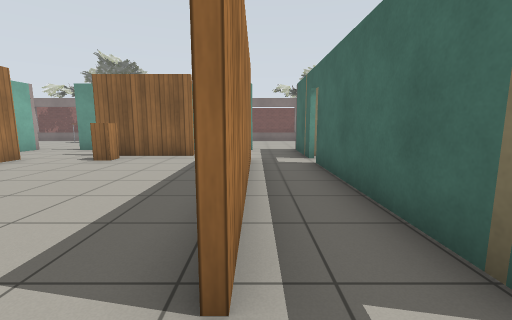
view 1 (above)

24 first-person views from a walk through a Gazebo world. The camera is 1 m above the floor, tilts 8° down and sees 90° across. Floor lines are 1 m apart. The floor is counted in squares, 1 m on a side. Each view is taken from the middle of a square. On the plan, view 1 faces up. The plan holds only what a view shows up to about 11 squares ahead; the rest is blank. Simple patterns stand in for the simulator's built-in surfaces. Some surface patterns are stand-ins.

view 2
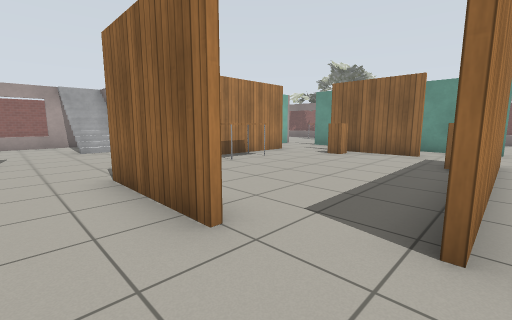

view 3
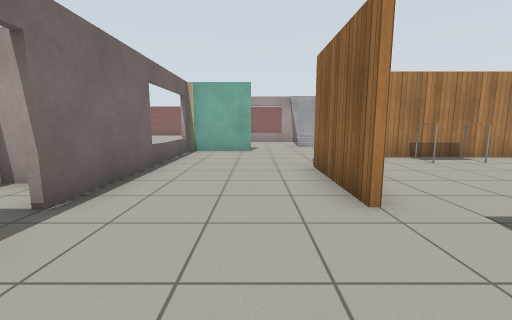

view 4
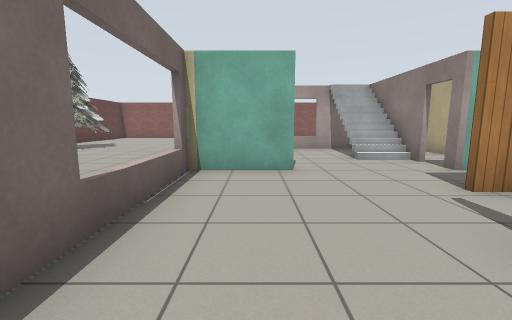

view 5
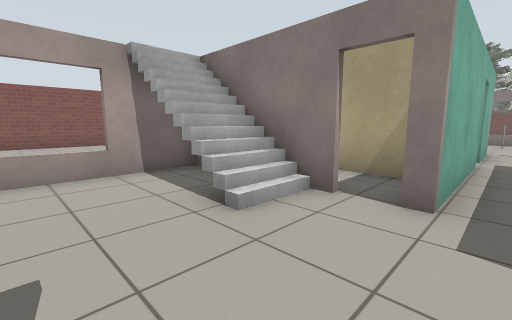

view 6
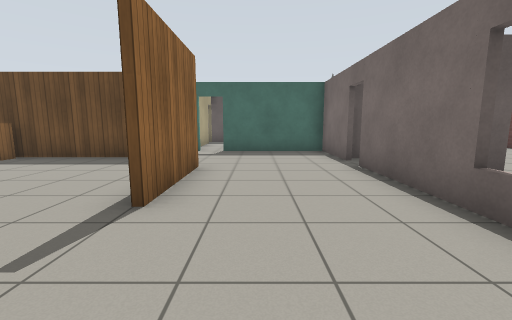

view 7
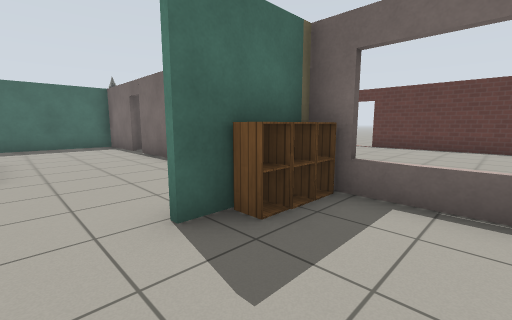

view 8
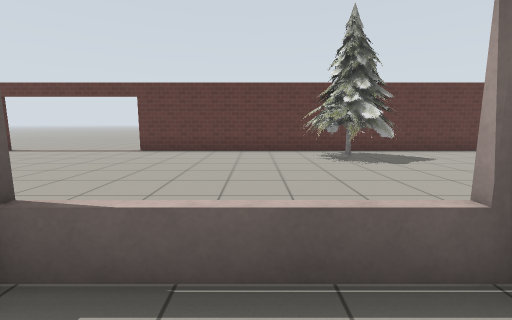

view 9
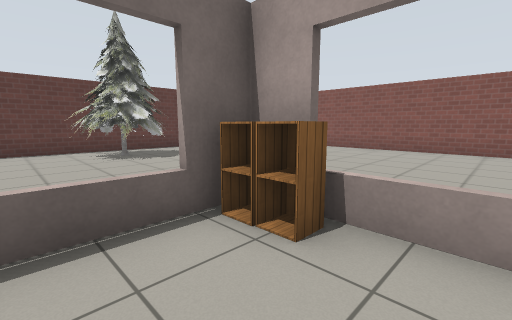

view 10
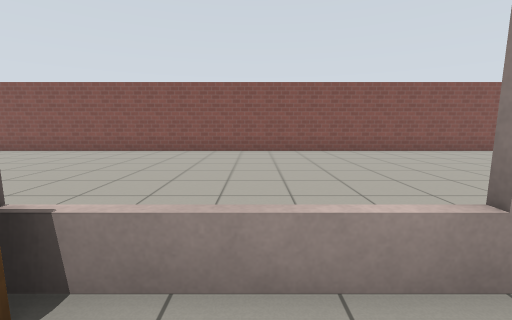

view 11
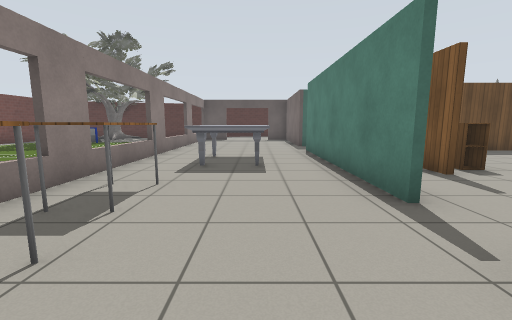

view 12
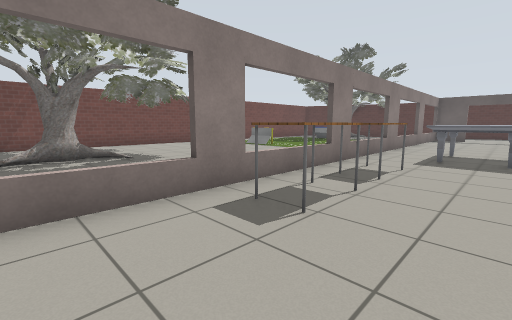

view 13
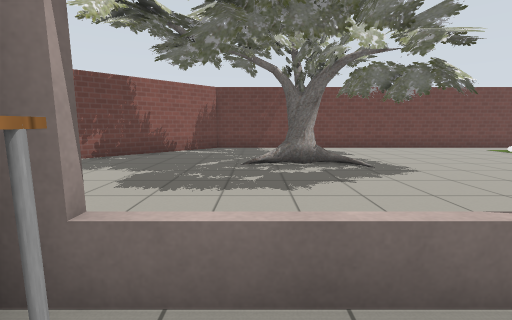

view 14
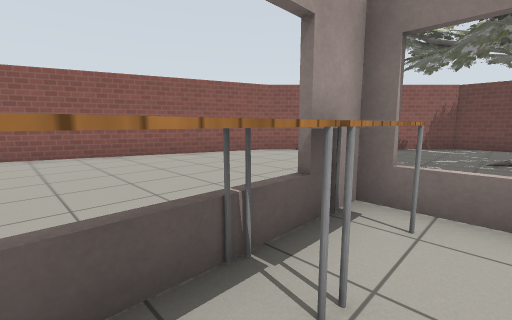

view 15
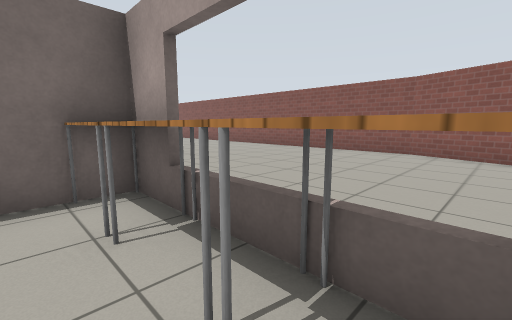

view 16
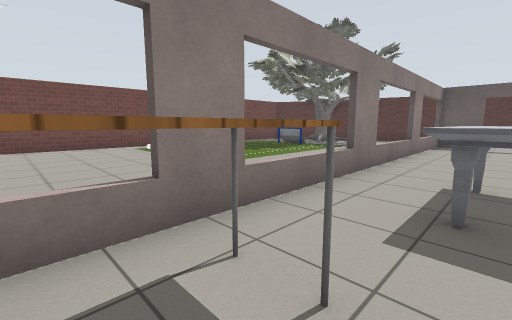

view 17
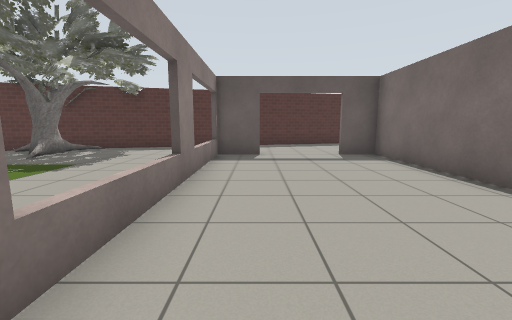

view 18
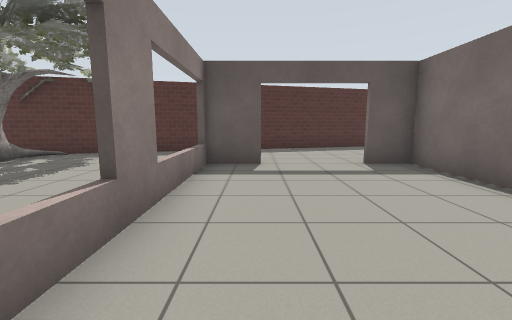

view 19
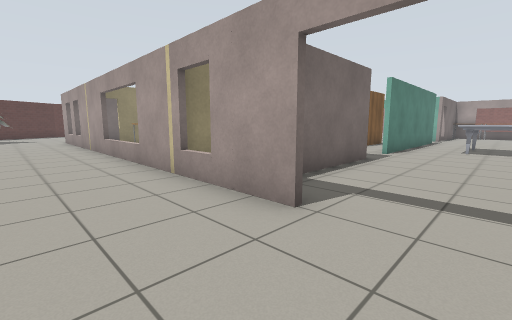

view 20
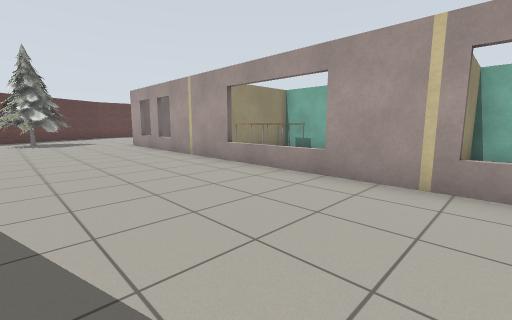

view 21
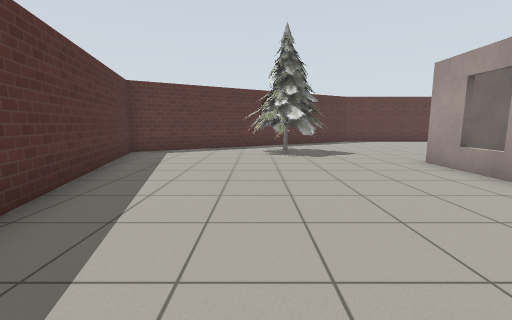

view 22
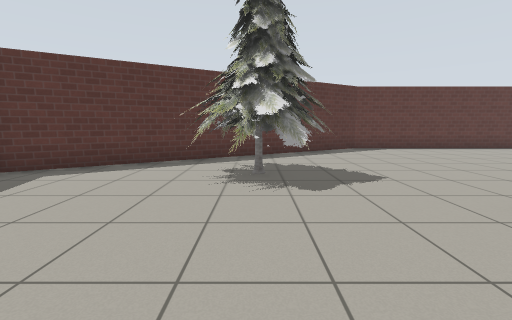

view 23
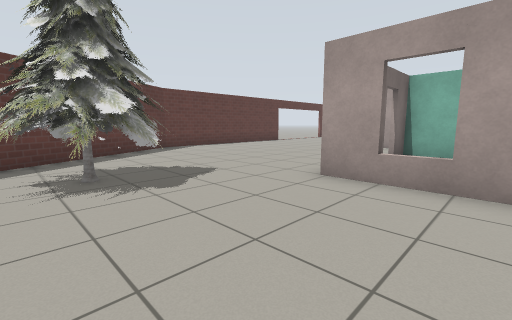

view 24
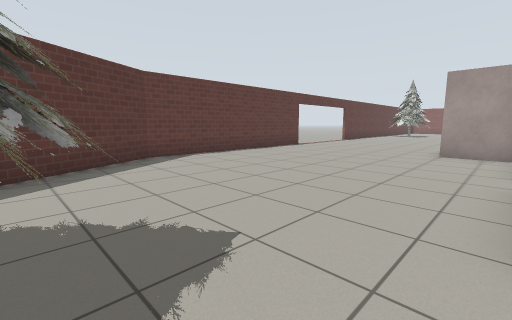

### Floor plan
Key: @ floor where view 1 was taken; # wall or solid block; . floor; D open door; = window, fence, low wall or low ledge; C cabinet; T table; S stairs; H thing the floor can be seen under or through; P pine tree; U cup; M marble table; A oak tree; O other object.
Columns run from 22 left of view 1 to 15 right of it. Each row starts with its distance up from view 1.
 25         ##############
 24        ##..  ........
 23       ##...  .......         .#
 22      ##.... A.......      U .A#
 21     ##....AAAAA....U      U.AAAAA
 20    ##.....A.A.A....       .... #A
 19    #........A.A....       .....#
 18   ##..............     ........#
 17   #...........         ........##
 16   #.....                        #
 15  ##..... #==##==##==##===#===   #
 14  #.......T...TTTT...........DD..#
 13  #.......T........MMM.......DD..##
 12 ##.......T........MMM.......DD...#
 11 #....... T.  ...............#....#
 10 #.......  #  D..######..#####....#
  9 #.......     #....  ....#   =.....
  8 #.......     #....###...##  #.....
  7 #......      D.#..C...#.D   #.....
  6 #.....       #.#.....C#.#   =.....
  5 #.....       #.#T.....#.#   =.....
  4 #.....   #####.#T.....#.#   =.....
  3 #...... ##=##D.#......#.OOOO#.....
  2 #.......#.OODD.#......#.#OOOD......
  1 #.......#.SS.....####...D.  D.......
  0 #.......=.............@.D   #.......#
 -1 #.......==..............#   #.......#
 -2 #........C...C..........#   =.......##
 -3 #........C===C#==HH DD###D###........#
 -4 #.......  ........ HDD...D...........#
 -5 #..............    D#=.........PPP...#
 -6 #...............   D...........PPP...#
 -7 #.... ...........  ............PPP.###
 -8 #...  .. .........  ............P ##
 -9 #..  ..PPP.........  ...........##
-10 #.  ...PPPP.........  ........###
-11 #  .....PP........... ......###
-12    #############.....########
-13                 ......

Positions as (right, up) in squares from view 1, and headings:
1: (0, 0), facing up
2: (0, -1), facing up-left
3: (1, -1), facing left
4: (-3, -2), facing left
5: (-8, -1), facing up-left
6: (-8, -1), facing right
7: (-11, 0), facing down-right
8: (-11, -2), facing down
9: (-11, -1), facing down-left
10: (-12, -1), facing left
11: (-10, 12), facing right
12: (-12, 12), facing up-right
13: (-12, 14), facing up
14: (-12, 12), facing up-left
15: (-12, 14), facing down-left
16: (-7, 13), facing up-right
17: (-2, 14), facing right
18: (0, 14), facing right
19: (9, 13), facing down-left
20: (11, 9), facing down-left
21: (11, 3), facing down
22: (10, -1), facing down
23: (11, -1), facing down-left
24: (9, -4), facing down-left
